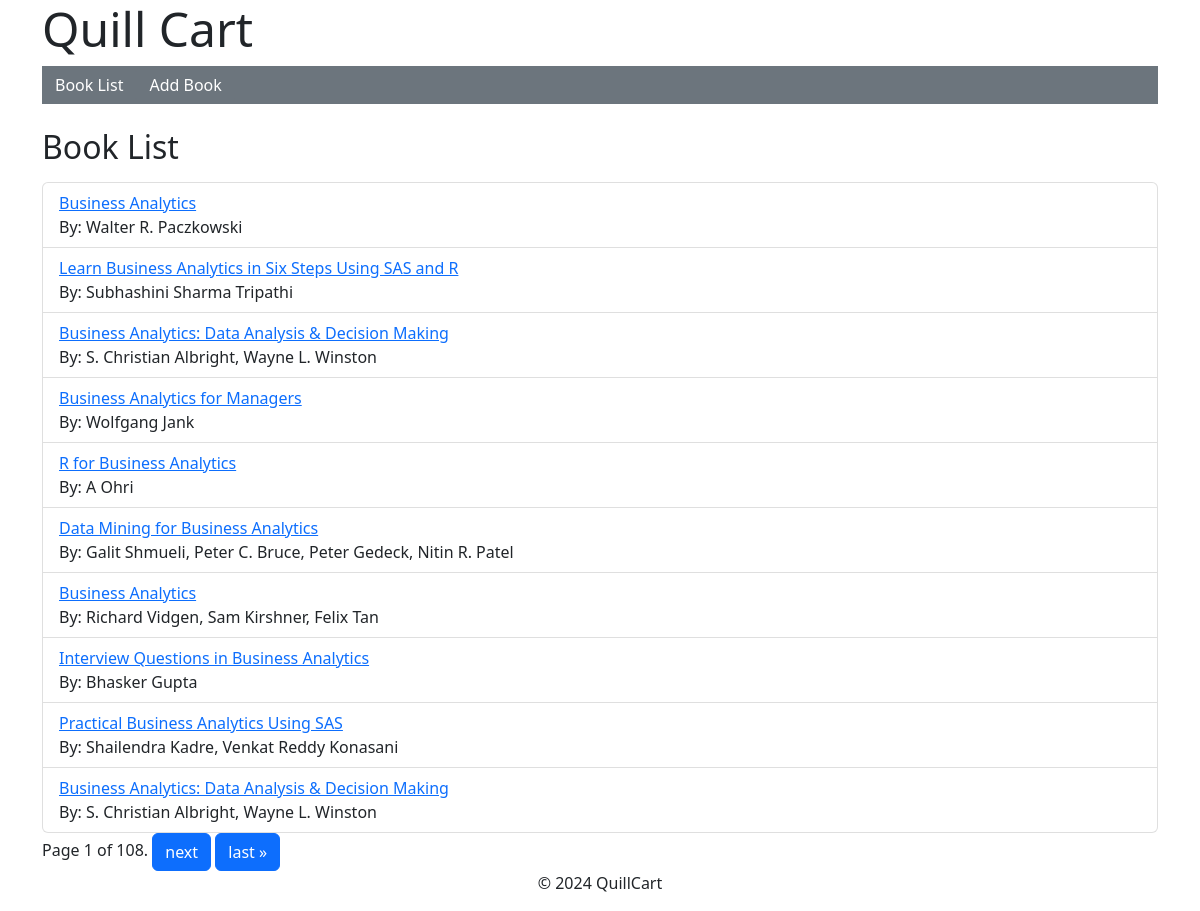
The page /books/ on the database its author committed.
### quillcart/models.py (models this page shows, shortened)
class Book(models.Model):
    custom_id = models.DecimalField(max_digits=20, decimal_places=0, primary_key=True)
    title = models.CharField(max_length=255)
    subtitle = models.CharField(max_length=255, null=True, blank=True)
    authors = models.CharField(max_length=255)
    publisher = models.CharField(max_length=255)
    published_date = models.DateField()
    category = models.CharField(max_length=255)
    distribution_expense = models.DecimalField(max_digits=5, decimal_places=2)

### quillcart/views.py (the view)
# urls.py: path('books/', views.book_list, name='book_list'),
def book_list(request):
    books = Book.objects.all()
    paginator = Paginator(books, 10)  # Show 10 books per page
    page_number = request.GET.get('page')
    try:
        page = paginator.page(page_number)
    except PageNotAnInteger:
        page = paginator.page(1)
    except EmptyPage:
        page = paginator.page(paginator.num_pages)
    return render(request, 'quillcart/book_list.html', {'books': page})

### quillcart/templates/quillcart/book_list.html (shortened to what this page needs)
{% extends "base.html" %}
{% load custom_pagination %}
{% block content %}
    <h2 class="mt-4 mb-3">Book List</h2>
    <ul class="list-group">
        {% for book in books %}
            <li class="list-group-item">
                <a href="{% url 'quillcart:view_book' book.custom_id %}">{{ book.title }}</a><br>
                By: {{ book.authors }}
            </li>
        {% endfor %}
    </ul>
    <div class="pagination">
        <span class="step-links">
            <span class="current-page">
                Page {{ books.number }} of {{ books.paginator.num_pages }}.
            </span>
            {% if books.has_next %}
                <a href="?page={{ books.next_page_number }}" class="btn btn-primary">next</a>
                <a href="?page={{ books.paginator.num_pages }}" class="btn btn-primary">last &raquo;</a>
            {% endif %}
        </span>
    </div>
{% endblock %}

### rows shown on the page
Book: title "Business Analytics", authors "Walter R. Paczkowski"
Book: title "Learn Business Analytics in Six Steps Using SAS and R", authors "Subhashini Sharma Tripathi"
Book: title "Business Analytics: Data Analysis & Decision Making", authors "S. Christian Albright, Wayne L. Winston"
Book: title "Business Analytics for Managers", authors "Wolfgang Jank"
Book: title "R for Business Analytics", authors "A Ohri"
Book: title "Data Mining for Business Analytics", authors "Galit Shmueli, Peter C. Bruce, Peter Gedeck, Nitin R. Patel"
Book: title "Business Analytics", authors "Richard Vidgen, Sam Kirshner, Felix Tan"
Book: title "Interview Questions in Business Analytics", authors "Bhasker Gupta"
Book: title "Practical Business Analytics Using SAS", authors "Shailendra Kadre, Venkat Reddy Konasani"
Book: title "Business Analytics: Data Analysis & Decision Making", authors "S. Christian Albright, Wayne L. Winston"

### other values the page prints
{{ books.number }} "1"
{{ books.paginator.num_pages }} "108"
